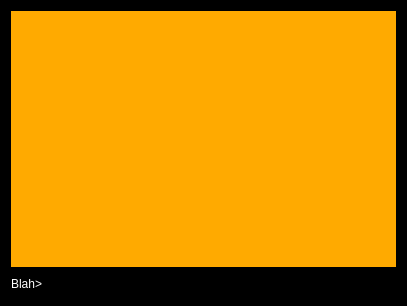
<ui version="4.0" >
 <class>Form</class>
 <widget class="QWidget" name="Form" >
  <property name="geometry" >
   <rect>
    <x>0</x>
    <y>0</y>
    <width>407</width>
    <height>306</height>
   </rect>
  </property>
  <property name="palette" >
   <palette>
    <active>
     <colorrole role="WindowText" >
      <brush brushstyle="SolidPattern" >
       <color alpha="255" >
        <red>255</red>
        <green>255</green>
        <blue>255</blue>
       </color>
      </brush>
     </colorrole>
     <colorrole role="Button" >
      <brush brushstyle="SolidPattern" >
       <color alpha="255" >
        <red>0</red>
        <green>0</green>
        <blue>0</blue>
       </color>
      </brush>
     </colorrole>
     <colorrole role="Light" >
      <brush brushstyle="SolidPattern" >
       <color alpha="255" >
        <red>0</red>
        <green>0</green>
        <blue>0</blue>
       </color>
      </brush>
     </colorrole>
     <colorrole role="Midlight" >
      <brush brushstyle="SolidPattern" >
       <color alpha="255" >
        <red>0</red>
        <green>0</green>
        <blue>0</blue>
       </color>
      </brush>
     </colorrole>
     <colorrole role="Dark" >
      <brush brushstyle="SolidPattern" >
       <color alpha="255" >
        <red>0</red>
        <green>0</green>
        <blue>0</blue>
       </color>
      </brush>
     </colorrole>
     <colorrole role="Mid" >
      <brush brushstyle="SolidPattern" >
       <color alpha="255" >
        <red>0</red>
        <green>0</green>
        <blue>0</blue>
       </color>
      </brush>
     </colorrole>
     <colorrole role="Text" >
      <brush brushstyle="SolidPattern" >
       <color alpha="255" >
        <red>255</red>
        <green>255</green>
        <blue>255</blue>
       </color>
      </brush>
     </colorrole>
     <colorrole role="ButtonText" >
      <brush brushstyle="SolidPattern" >
       <color alpha="255" >
        <red>255</red>
        <green>255</green>
        <blue>255</blue>
       </color>
      </brush>
     </colorrole>
     <colorrole role="Base" >
      <brush brushstyle="SolidPattern" >
       <color alpha="255" >
        <red>0</red>
        <green>0</green>
        <blue>0</blue>
       </color>
      </brush>
     </colorrole>
     <colorrole role="Window" >
      <brush brushstyle="SolidPattern" >
       <color alpha="255" >
        <red>0</red>
        <green>0</green>
        <blue>0</blue>
       </color>
      </brush>
     </colorrole>
     <colorrole role="AlternateBase" >
      <brush brushstyle="SolidPattern" >
       <color alpha="255" >
        <red>0</red>
        <green>0</green>
        <blue>0</blue>
       </color>
      </brush>
     </colorrole>
    </active>
    <inactive>
     <colorrole role="WindowText" >
      <brush brushstyle="SolidPattern" >
       <color alpha="255" >
        <red>255</red>
        <green>255</green>
        <blue>255</blue>
       </color>
      </brush>
     </colorrole>
     <colorrole role="Button" >
      <brush brushstyle="SolidPattern" >
       <color alpha="255" >
        <red>0</red>
        <green>0</green>
        <blue>0</blue>
       </color>
      </brush>
     </colorrole>
     <colorrole role="Light" >
      <brush brushstyle="SolidPattern" >
       <color alpha="255" >
        <red>0</red>
        <green>0</green>
        <blue>0</blue>
       </color>
      </brush>
     </colorrole>
     <colorrole role="Midlight" >
      <brush brushstyle="SolidPattern" >
       <color alpha="255" >
        <red>0</red>
        <green>0</green>
        <blue>0</blue>
       </color>
      </brush>
     </colorrole>
     <colorrole role="Dark" >
      <brush brushstyle="SolidPattern" >
       <color alpha="255" >
        <red>0</red>
        <green>0</green>
        <blue>0</blue>
       </color>
      </brush>
     </colorrole>
     <colorrole role="Mid" >
      <brush brushstyle="SolidPattern" >
       <color alpha="255" >
        <red>0</red>
        <green>0</green>
        <blue>0</blue>
       </color>
      </brush>
     </colorrole>
     <colorrole role="Text" >
      <brush brushstyle="SolidPattern" >
       <color alpha="255" >
        <red>255</red>
        <green>255</green>
        <blue>255</blue>
       </color>
      </brush>
     </colorrole>
     <colorrole role="ButtonText" >
      <brush brushstyle="SolidPattern" >
       <color alpha="255" >
        <red>255</red>
        <green>255</green>
        <blue>255</blue>
       </color>
      </brush>
     </colorrole>
     <colorrole role="Base" >
      <brush brushstyle="SolidPattern" >
       <color alpha="255" >
        <red>0</red>
        <green>0</green>
        <blue>0</blue>
       </color>
      </brush>
     </colorrole>
     <colorrole role="Window" >
      <brush brushstyle="SolidPattern" >
       <color alpha="255" >
        <red>0</red>
        <green>0</green>
        <blue>0</blue>
       </color>
      </brush>
     </colorrole>
     <colorrole role="AlternateBase" >
      <brush brushstyle="SolidPattern" >
       <color alpha="255" >
        <red>0</red>
        <green>0</green>
        <blue>0</blue>
       </color>
      </brush>
     </colorrole>
    </inactive>
    <disabled>
     <colorrole role="WindowText" >
      <brush brushstyle="SolidPattern" >
       <color alpha="255" >
        <red>0</red>
        <green>0</green>
        <blue>0</blue>
       </color>
      </brush>
     </colorrole>
     <colorrole role="Button" >
      <brush brushstyle="SolidPattern" >
       <color alpha="255" >
        <red>0</red>
        <green>0</green>
        <blue>0</blue>
       </color>
      </brush>
     </colorrole>
     <colorrole role="Light" >
      <brush brushstyle="SolidPattern" >
       <color alpha="255" >
        <red>0</red>
        <green>0</green>
        <blue>0</blue>
       </color>
      </brush>
     </colorrole>
     <colorrole role="Midlight" >
      <brush brushstyle="SolidPattern" >
       <color alpha="255" >
        <red>0</red>
        <green>0</green>
        <blue>0</blue>
       </color>
      </brush>
     </colorrole>
     <colorrole role="Dark" >
      <brush brushstyle="SolidPattern" >
       <color alpha="255" >
        <red>0</red>
        <green>0</green>
        <blue>0</blue>
       </color>
      </brush>
     </colorrole>
     <colorrole role="Mid" >
      <brush brushstyle="SolidPattern" >
       <color alpha="255" >
        <red>0</red>
        <green>0</green>
        <blue>0</blue>
       </color>
      </brush>
     </colorrole>
     <colorrole role="Text" >
      <brush brushstyle="SolidPattern" >
       <color alpha="255" >
        <red>0</red>
        <green>0</green>
        <blue>0</blue>
       </color>
      </brush>
     </colorrole>
     <colorrole role="ButtonText" >
      <brush brushstyle="SolidPattern" >
       <color alpha="255" >
        <red>0</red>
        <green>0</green>
        <blue>0</blue>
       </color>
      </brush>
     </colorrole>
     <colorrole role="Base" >
      <brush brushstyle="SolidPattern" >
       <color alpha="255" >
        <red>0</red>
        <green>0</green>
        <blue>0</blue>
       </color>
      </brush>
     </colorrole>
     <colorrole role="Window" >
      <brush brushstyle="SolidPattern" >
       <color alpha="255" >
        <red>0</red>
        <green>0</green>
        <blue>0</blue>
       </color>
      </brush>
     </colorrole>
     <colorrole role="AlternateBase" >
      <brush brushstyle="SolidPattern" >
       <color alpha="255" >
        <red>0</red>
        <green>0</green>
        <blue>0</blue>
       </color>
      </brush>
     </colorrole>
    </disabled>
   </palette>
  </property>
  <property name="windowTitle" >
   <string>TestView</string>
  </property>
  <layout class="QGridLayout" >
   <item row="1" column="0" >
    <layout class="QHBoxLayout" >
     <item>
      <widget class="QLabel" name="label" >
       <property name="text" >
        <string>Blah></string>
       </property>
      </widget>
     </item>
     <item>
      <widget class="QLineEdit" name="lineEdit" >
       <property name="sizePolicy" >
        <sizepolicy vsizetype="Fixed" hsizetype="Expanding" >
         <horstretch>0</horstretch>
         <verstretch>0</verstretch>
        </sizepolicy>
       </property>
      </widget>
     </item>
    </layout>
   </item>
   <item row="0" column="0" >
    <widget class="QWidget" native="1" name="widget" >
     <property name="sizePolicy" >
      <sizepolicy vsizetype="Expanding" hsizetype="Expanding" >
       <horstretch>0</horstretch>
       <verstretch>0</verstretch>
      </sizepolicy>
     </property>
     <property name="palette" >
      <palette>
       <active>
        <colorrole role="Base" >
         <brush brushstyle="SolidPattern" >
          <color alpha="255" >
           <red>0</red>
           <green>0</green>
           <blue>0</blue>
          </color>
         </brush>
        </colorrole>
        <colorrole role="Window" >
         <brush brushstyle="SolidPattern" >
          <color alpha="255" >
           <red>255</red>
           <green>170</green>
           <blue>0</blue>
          </color>
         </brush>
        </colorrole>
       </active>
       <inactive>
        <colorrole role="Base" >
         <brush brushstyle="SolidPattern" >
          <color alpha="255" >
           <red>0</red>
           <green>0</green>
           <blue>0</blue>
          </color>
         </brush>
        </colorrole>
        <colorrole role="Window" >
         <brush brushstyle="SolidPattern" >
          <color alpha="255" >
           <red>255</red>
           <green>170</green>
           <blue>0</blue>
          </color>
         </brush>
        </colorrole>
       </inactive>
       <disabled>
        <colorrole role="Base" >
         <brush brushstyle="SolidPattern" >
          <color alpha="255" >
           <red>255</red>
           <green>170</green>
           <blue>0</blue>
          </color>
         </brush>
        </colorrole>
        <colorrole role="Window" >
         <brush brushstyle="SolidPattern" >
          <color alpha="255" >
           <red>255</red>
           <green>170</green>
           <blue>0</blue>
          </color>
         </brush>
        </colorrole>
       </disabled>
      </palette>
     </property>
     <property name="autoFillBackground" >
      <bool>true</bool>
     </property>
    </widget>
   </item>
  </layout>
 </widget>
 <resources/>
 <connections/>
</ui>
